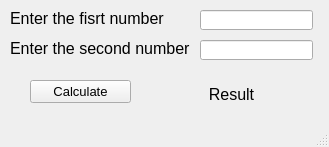
<?xml version="1.0" encoding="UTF-8"?>
<ui version="4.0">
 <class>MainWindow</class>
 <widget class="QMainWindow" name="MainWindow">
  <property name="geometry">
   <rect>
    <x>0</x>
    <y>0</y>
    <width>329</width>
    <height>147</height>
   </rect>
  </property>
  <property name="windowTitle">
   <string>ML add two numbers</string>
  </property>
  <widget class="QWidget" name="centralwidget">
   <widget class="QLabel" name="label">
    <property name="geometry">
     <rect>
      <x>10</x>
      <y>10</y>
      <width>161</width>
      <height>16</height>
     </rect>
    </property>
    <property name="font">
     <font>
      <pointsize>12</pointsize>
     </font>
    </property>
    <property name="text">
     <string>Enter the fisrt number</string>
    </property>
   </widget>
   <widget class="QLabel" name="label_2">
    <property name="geometry">
     <rect>
      <x>10</x>
      <y>40</y>
      <width>181</width>
      <height>16</height>
     </rect>
    </property>
    <property name="font">
     <font>
      <pointsize>12</pointsize>
     </font>
    </property>
    <property name="text">
     <string>Enter the second number</string>
    </property>
   </widget>
   <widget class="QLineEdit" name="txt_first_number">
    <property name="geometry">
     <rect>
      <x>200</x>
      <y>10</y>
      <width>113</width>
      <height>20</height>
     </rect>
    </property>
   </widget>
   <widget class="QLineEdit" name="txt_second_number">
    <property name="geometry">
     <rect>
      <x>200</x>
      <y>40</y>
      <width>113</width>
      <height>20</height>
     </rect>
    </property>
   </widget>
   <widget class="QLabel" name="lbl_result">
    <property name="geometry">
     <rect>
      <x>156</x>
      <y>79</y>
      <width>151</width>
      <height>31</height>
     </rect>
    </property>
    <property name="font">
     <font>
      <pointsize>12</pointsize>
     </font>
    </property>
    <property name="text">
     <string>Result</string>
    </property>
    <property name="alignment">
     <set>Qt::AlignCenter</set>
    </property>
   </widget>
   <widget class="QPushButton" name="bt_valid">
    <property name="geometry">
     <rect>
      <x>30</x>
      <y>80</y>
      <width>101</width>
      <height>23</height>
     </rect>
    </property>
    <property name="font">
     <font>
      <pointsize>10</pointsize>
     </font>
    </property>
    <property name="text">
     <string>Calculate</string>
    </property>
   </widget>
  </widget>
  <widget class="QMenuBar" name="menubar">
   <property name="geometry">
    <rect>
     <x>0</x>
     <y>0</y>
     <width>329</width>
     <height>21</height>
    </rect>
   </property>
  </widget>
  <widget class="QStatusBar" name="statusbar"/>
 </widget>
 <resources/>
 <connections/>
</ui>
